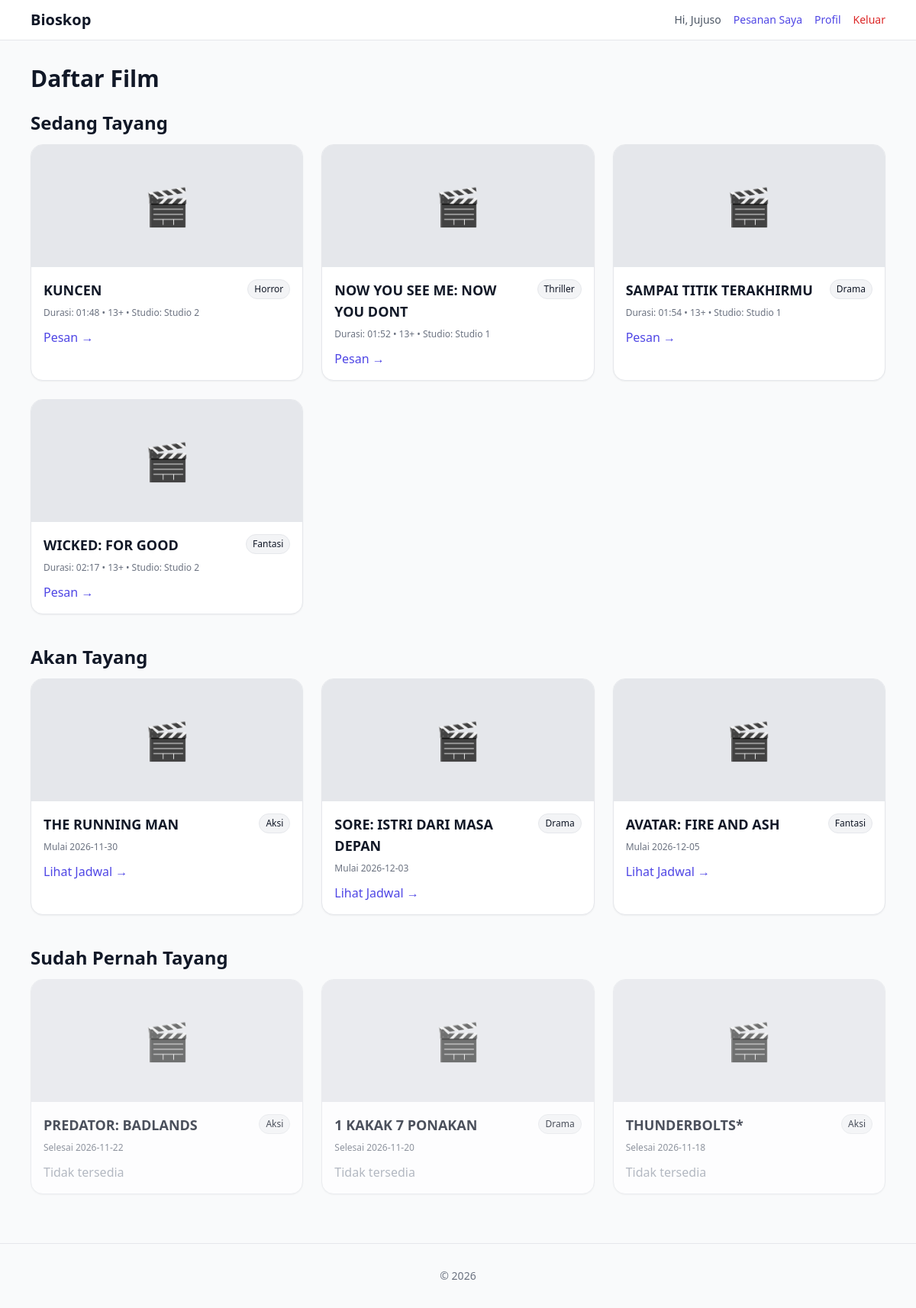
The app's page / (signed in) with its own data.
### tables this page shows
CREATE TABLE `film` (
  `id_film` varchar(10) NOT NULL,
  `id_studio` varchar(10) NOT NULL,
  `judul` varchar(70) DEFAULT NULL,
  `genre` varchar(20) DEFAULT NULL,
  `durasi` time DEFAULT NULL,
  `rating` int(11) DEFAULT NULL,
  `sinopsis` text DEFAULT NULL,
  `harga` int(11) NOT NULL,
  `mulai_tayang` date DEFAULT NULL,
  `selesai_tayang` date DEFAULT NULL
);

CREATE TABLE `studio` (
  `id_studio` varchar(10) NOT NULL,
  `nama_studio` varchar(50) DEFAULT NULL,
  `kapasitas` int(11) DEFAULT NULL
);

### auth.php (called while the page is built, shortened)
<?php
function h($teks) {
  return htmlspecialchars((string)$teks, ENT_QUOTES, 'UTF-8');
}

### index.php (the view, shortened to what this page needs)
<?php
require "auth.php";
require "database.php";
$sekarang = mysqli_query($db, "SELECT f.*, s.nama_studio FROM film f
  LEFT JOIN studio s ON s.id_studio = f.id_studio
  WHERE CURDATE() BETWEEN f.mulai_tayang AND f.selesai_tayang
  ORDER BY f.judul");
$akan = mysqli_query($db, "SELECT * FROM film WHERE mulai_tayang > CURDATE() ORDER BY mulai_tayang ASC");
$lewat = mysqli_query($db, "SELECT * FROM film WHERE selesai_tayang < CURDATE() ORDER BY selesai_tayang DESC");
?>
<!doctype html>
<html lang="id">
<head>
  <script src="https://cdn.tailwindcss.com"></script>
</head>
<body class="bg-gray-50 text-gray-900">
  <?php include "navbar.php"; ?>
  <main class="max-w-6xl mx-auto px-4 py-8">
    <h1 class="text-2xl md:text-3xl font-bold mb-6">Daftar Film</h1>
    <section class="mb-10">
      <h2 class="text-xl md:text-2xl font-bold mb-3">Sedang Tayang</h2>
      <?php if (mysqli_num_rows($sekarang) == 0): ?>
        <div class="rounded-xl border bg-white p-4 text-gray-600">Belum ada film.</div>
      <?php else: ?>
        <div class="grid grid-cols-1 sm:grid-cols-2 lg:grid-cols-3 gap-6">
          <?php while ($f = mysqli_fetch_assoc($sekarang)): ?>
            <article class="rounded-2xl border bg-white shadow-sm overflow-hidden">
              <div class="h-40 bg-gray-200 grid place-items-center"><span class="text-5xl">🎬</span></div>
              <div class="p-4 flex flex-col flex-1 gap-2">
                <div class="flex items-start justify-between gap-3">
                  <h3 class="font-semibold text-lg"><?= h($f['judul']) ?></h3>
                  <span class="text-xs px-2 py-1 rounded-full bg-gray-100 border"><?= h($f['genre']) ?></span>
                </div>
                <p class="text-xs text-gray-500">
                  Durasi: <?= h(substr($f['durasi'], 0, 5)) ?> • <?= (int)$f['rating'] ?>+
                  <?php if (!empty($f['nama_studio'])): ?> • Studio: <?= h($f['nama_studio']) ?><?php endif; ?>
                </p>
                <?php if (isset($_SESSION['role']) && $_SESSION['role'] == 'admin'): ?>
                  <div class="flex items-center gap-3">
                    <a href="edit_film.php?id=<?= h($f['id_film']) ?>" class="text-purple-600 font-medium">Edit →</a>
                    <form method="post" action="hapus_film.php" onsubmit="return confirm('Hapus film <?= h(addslashes($f['judul'])) ?>?')">
                      <input type="hidden" name="id_film" value="<?= h($f['id_film']) ?>">
                      <button type="submit" class="text-red-500 font-medium">Hapus</button>
                    </form>
                  </div>
                <?php else: ?>
                  <a href="order.php?id=<?= h($f['id_film']) ?>" class="text-indigo-600 font-medium mt-auto pt-1">Pesan →</a>
                <?php endif; ?>
              </div>
            </article>
          <?php endwhile; ?>
        </div>
      <?php endif; ?>
    </section>
    <section class="mb-10">
      <h2 class="text-xl md:text-2xl font-bold mb-3">Akan Tayang</h2>
      <?php if (mysqli_num_rows($akan) == 0): ?>
        <div class="rounded-xl border bg-white p-4 text-gray-600">Tidak ada jadwal mendatang.</div>
      <?php else: ?>
        <div class="grid grid-cols-1 sm:grid-cols-2 lg:grid-cols-3 gap-6">
          <?php while ($f = mysqli_fetch_assoc($akan)): ?>
            <article class="rounded-2xl border bg-white shadow-sm overflow-hidden">
              <div class="h-40 bg-gray-200 grid place-items-center"><span class="text-5xl">🎬</span></div>
              <div class="p-4 flex flex-col flex-1 gap-2">
                <div class="flex items-start justify-between gap-3">
                  <h3 class="font-semibold text-lg"><?= h($f['judul']) ?></h3>
                  <span class="text-xs px-2 py-1 rounded-full bg-gray-100 border"><?= h($f['genre']) ?></span>
                </div>
                <p class="text-xs text-gray-500">Mulai <?= h($f['mulai_tayang']) ?></p>
                <?php if (isset($_SESSION['role']) && $_SESSION['role'] == 'admin'): ?>
                  <div class="flex items-center gap-3">
                    <a href="edit_film.php?id=<?= h($f['id_film']) ?>" class="text-purple-600 font-medium">Edit →</a>
                    <form method="post" action="hapus_film.php" onsubmit="return confirm('Hapus film <?= h(addslashes($f['judul'])) ?>?')">
                      <input type="hidden" name="id_film" value="<?= h($f['id_film']) ?>">
                      <button type="submit" class="text-red-500 font-medium">Hapus</button>
                    </form>
                  </div>
                <?php else: ?>
                  <a href="order.php?id=<?= h($f['id_film']) ?>" class="text-indigo-600 font-medium mt-auto pt-1">Lihat Jadwal →</a>
                <?php endif; ?>
              </div>
            </article>
          <?php endwhile; ?>
        </div>
      <?php endif; ?>
    </section>
    <section>
      <h2 class="text-xl md:text-2xl font-bold mb-3">Sudah Pernah Tayang</h2>
      <?php if (mysqli_num_rows($lewat) == 0): ?>
        <div class="rounded-xl border bg-white p-4 text-gray-600">Belum ada arsip.</div>
      <?php else: ?>
        <div class="grid grid-cols-1 sm:grid-cols-2 lg:grid-cols-3 gap-6">
          <?php while ($f = mysqli_fetch_assoc($lewat)): ?>
            <article class="rounded-2xl border bg-white shadow-sm overflow-hidden opacity-75">
              <div class="h-40 bg-gray-200 grid place-items-center"><span class="text-5xl">🎬</span></div>
              <div class="p-4 flex flex-col flex-1 gap-2">
                <div class="flex items-start justify-between gap-3">
                  <h3 class="font-semibold text-lg"><?= h($f['judul']) ?></h3>
                  <span class="text-xs px-2 py-1 rounded-full bg-gray-100 border"><?= h($f['genre']) ?></span>
                </div>
                <p class="text-xs text-gray-500">Selesai <?= h($f['selesai_tayang']) ?></p>
                <?php if (isset($_SESSION['role']) && $_SESSION['role'] == 'admin'): ?>
                  <div class="flex items-center gap-3">
                    <a href="edit_film.php?id=<?= h($f['id_film']) ?>" class="text-purple-600 font-medium">Edit →</a>
                    <form method="post" action="hapus_film.php" onsubmit="return confirm('Hapus film <?= h(addslashes($f['judul'])) ?>?')">
                      <input type="hidden" name="id_film" value="<?= h($f['id_film']) ?>">
                      <button type="submit" class="text-red-500 font-medium">Hapus</button>
                    </form>
                  </div>
                <?php else: ?>
                  <span class="text-gray-400 font-medium mt-auto pt-1">Tidak tersedia</span>
                <?php endif; ?>
              </div>
            </article>
          <?php endwhile; ?>
        </div>
      <?php endif; ?>
    </section>
  </main>
</body>
</html>

### records on screen
film: judul "KUNCEN", genre "Horror", durasi "01:48", rating "13", id_studio.nama_studio "Studio 2"
film: judul "NOW YOU SEE ME: NOW YOU DONT", genre "Thriller", durasi "01:52", rating "13", id_studio.nama_studio "Studio 1"
film: judul "SAMPAI TITIK TERAKHIRMU", genre "Drama", durasi "01:54", rating "13", id_studio.nama_studio "Studio 1"
film: judul "WICKED: FOR GOOD", genre "Fantasi", durasi "02:17", rating "13", id_studio.nama_studio "Studio 2"
film: judul "THE RUNNING MAN", genre "Aksi", mulai_tayang "2026-11-30"
film: judul "SORE: ISTRI DARI MASA DEPAN", genre "Drama", mulai_tayang "2026-12-03"
film: judul "AVATAR: FIRE AND ASH", genre "Fantasi", mulai_tayang "2026-12-05"
film: judul "PREDATOR: BADLANDS", genre "Aksi", selesai_tayang "2026-11-22"
film: judul "1 KAKAK 7 PONAKAN", genre "Drama", selesai_tayang "2026-11-20"
film: judul "THUNDERBOLTS*", genre "Aksi", selesai_tayang "2026-11-18"

### other values on screen
$_SESSION['user']['nama'] "Jujuso"
$label "Pesanan Saya Profil"
